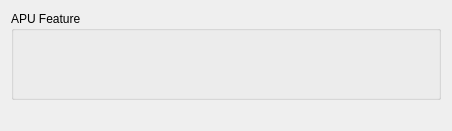
     <widget class="QWidget" name="tab" >
      <attribute name="title" >
       <string>APU</string>
      </attribute>
      <layout class="QVBoxLayout" >
       <item>
        <widget class="QGroupBox" name="groupBox35" >
         <property name="title" >
          <string>APU Feature</string>
         </property>
         <layout class="QVBoxLayout" >
          <item>
           <widget class="MdtGui::LabeledTextbox" name="mdtGui_LabeledTextbox37" >
            <property name="Label" >
             <string>APU Controller Configuration Register Value</string>
            </property>
            <property name="LabelTooltip" >
             <string>&lt;qt>17-bit value specifying the initial state for 17 bits of the 32-bit APU controller configuration register (see manual).&lt;/qt></string>
            </property>
            <property name="Key" >
             <string>C_APU_CONTROL</string>
            </property>
           </widget>
          </item>
          <item>
           <layout class="QHBoxLayout" >
            <item>
             <widget class="MdtGui::LabeledTextbox" name="mdtGui_LabeledTextbox58" >
              <property name="Label" >
               <string>UDI Configuration Register 0 Value</string>
              </property>
              <property name="LabelTooltip" >
               <string>&lt;qt>24-bit value specifying the initial state for 24 bits of the 32-bit UDI configuration register #1 (see manual).&lt;/qt></string>
              </property>
              <property name="Key" >
               <string>C_APU_UDI_0</string>
              </property>
             </widget>
            </item>
            <item>
             <widget class="MdtGui::LabeledTextbox" name="mdtGui_LabeledTextbox38" >
              <property name="Label" >
               <string>UDI Configuration Register 1 Value</string>
              </property>
              <property name="LabelTooltip" >
               <string>&lt;qt>24-bit value specifying the initial state for 24 bits of the 32-bit UDI configuration register #1 (see manual).&lt;/qt></string>
              </property>
              <property name="Key" >
               <string>C_APU_UDI_1</string>
              </property>
             </widget>
            </item>
           </layout>
          </item>
          <item>
           <layout class="QHBoxLayout" >
            <item>
             <widget class="MdtGui::LabeledTextbox" name="mdtGui_LabeledTextbox38_2" >
              <property name="Label" >
               <string>UDI Configuration Register 2 Value</string>
              </property>
              <property name="LabelTooltip" >
               <string>&lt;qt>24-bit value specifying the initial state for 24 bits of the 32-bit UDI configuration register #2 (see manual).&lt;/qt></string>
              </property>
              <property name="Key" >
               <string>C_APU_UDI_2</string>
              </property>
             </widget>
            </item>
            <item>
             <widget class="MdtGui::LabeledTextbox" name="mdtGui_LabeledTextbox38_2_2" >
              <property name="Label" >
               <string>UDI Configuration Register 3 Value</string>
              </property>
              <property name="LabelTooltip" >
               <string>&lt;qt>24-bit value specifying the initial state for 24 bits of the 32-bit UDI configuration register #3 (see manual).&lt;/qt></string>
              </property>
              <property name="Key" >
               <string>C_APU_UDI_3</string>
              </property>
             </widget>
            </item>
           </layout>
          </item>
          <item>
           <layout class="QHBoxLayout" >
            <item>
             <widget class="MdtGui::LabeledTextbox" name="mdtGui_LabeledTextbox38_2_2_2" >
              <property name="Label" >
               <string>UDI Configuration Register 4 Value</string>
              </property>
              <property name="LabelTooltip" >
               <string>&lt;qt>24-bit value specifying the initial state for 24 bits of the 32-bit UDI configuration register #4 (see manual).&lt;/qt></string>
              </property>
              <property name="Key" >
               <string>C_APU_UDI_4</string>
              </property>
             </widget>
            </item>
            <item>
             <widget class="MdtGui::LabeledTextbox" name="mdtGui_LabeledTextbox38_2_2_2_2" >
              <property name="Label" >
               <string>UDI Configuration Register 5 Value</string>
              </property>
              <property name="LabelTooltip" >
               <string>&lt;qt>24-bit value specifying the initial state for 24 bits of the 32-bit UDI configuration register #5 (see manual).&lt;/qt></string>
              </property>
              <property name="Key" >
               <string>C_APU_UDI_5</string>
              </property>
             </widget>
            </item>
           </layout>
          </item>
          <item>
           <layout class="QHBoxLayout" >
            <item>
             <widget class="MdtGui::LabeledTextbox" name="mdtGui_LabeledTextbox38_2_2_2_2_2" >
              <property name="Label" >
               <string>UDI Configuration Register 6 Value</string>
              </property>
              <property name="LabelTooltip" >
               <string>&lt;qt>24-bit value specifying the initial state for 24 bits of the 32-bit UDI configuration register #6 (see manual).&lt;/qt></string>
              </property>
              <property name="Key" >
               <string>C_APU_UDI_6</string>
              </property>
             </widget>
            </item>
            <item>
             <widget class="MdtGui::LabeledTextbox" name="mdtGui_LabeledTextbox38_2_2_2_2_2_2" >
              <property name="Label" >
               <string>UDI Configuration Register 7 Value</string>
              </property>
              <property name="LabelTooltip" >
               <string>&lt;qt>24-bit value specifying the initial state for 24 bits of the 32-bit UDI configuration register #7 (see manual).&lt;/qt></string>
              </property>
              <property name="Key" >
               <string>C_APU_UDI_7</string>
              </property>
             </widget>
            </item>
           </layout>
          </item>
          <item>
           <layout class="QHBoxLayout" >
            <item>
             <widget class="MdtGui::LabeledTextbox" name="mdtGui_LabeledTextbox38_2_2_2_2_2_2_2" >
              <property name="Label" >
               <string>UDI Configuration Register 8 Value</string>
              </property>
              <property name="LabelTooltip" >
               <string>&lt;qt>24-bit value specifying the initial state for 24 bits of the 32-bit UDI configuration register #8 (see manual).&lt;/qt></string>
              </property>
              <property name="Key" >
               <string>C_APU_UDI_8</string>
              </property>
             </widget>
            </item>
            <item>
             <widget class="MdtGui::LabeledTextbox" name="mdtGui_LabeledTextbox38_2_2_2_2_2_2_2_2" >
              <property name="Label" >
               <string>UDI Configuration Register 9 Value</string>
              </property>
              <property name="LabelTooltip" >
               <string>&lt;qt>24-bit value specifying the initial state for 24 bits of the 32-bit UDI configuration register #8 (see manual).&lt;/qt></string>
              </property>
              <property name="Key" >
               <string>C_APU_UDI_9</string>
              </property>
             </widget>
            </item>
           </layout>
          </item>
          <item>
           <layout class="QHBoxLayout" >
            <item>
             <widget class="MdtGui::LabeledTextbox" name="mdtGui_LabeledTextbox38_2_2_2_2_2_2_2_2_2" >
              <property name="Label" >
               <string>UDI Configuration Register 10 Value</string>
              </property>
              <property name="LabelTooltip" >
               <string>&lt;qt>24-bit value specifying the initial state for 24 bits of the 32-bit UDI configuration register #8 (see manual).&lt;/qt></string>
              </property>
              <property name="Key" >
               <string>C_APU_UDI_10</string>
              </property>
             </widget>
            </item>
            <item>
             <widget class="MdtGui::LabeledTextbox" name="mdtGui_LabeledTextbox38_2_2_2_2_2_2_2_2_3" >
              <property name="Label" >
               <string>UDI Configuration Register 11 Value</string>
              </property>
              <property name="LabelTooltip" >
               <string>&lt;qt>24-bit value specifying the initial state for 24 bits of the 32-bit UDI configuration register #8 (see manual).&lt;/qt></string>
              </property>
              <property name="Key" >
               <string>C_APU_UDI_11</string>
              </property>
             </widget>
            </item>
           </layout>
          </item>
          <item>
           <layout class="QHBoxLayout" >
            <item>
             <widget class="MdtGui::LabeledTextbox" name="mdtGui_LabeledTextbox38_2_2_2_2_2_2_2_2_4" >
              <property name="Label" >
               <string>UDI Configuration Register 12 Value</string>
              </property>
              <property name="LabelTooltip" >
               <string>&lt;qt>24-bit value specifying the initial state for 24 bits of the 32-bit UDI configuration register #8 (see manual).&lt;/qt></string>
              </property>
              <property name="Key" >
               <string>C_APU_UDI_12</string>
              </property>
             </widget>
            </item>
            <item>
             <widget class="MdtGui::LabeledTextbox" name="mdtGui_LabeledTextbox38_2_2_2_2_2_2_2_2_5" >
              <property name="Label" >
               <string>UDI Configuration Register 13 Value</string>
              </property>
              <property name="LabelTooltip" >
               <string>&lt;qt>24-bit value specifying the initial state for 24 bits of the 32-bit UDI configuration register #8 (see manual).&lt;/qt></string>
              </property>
              <property name="Key" >
               <string>C_APU_UDI_13</string>
              </property>
             </widget>
            </item>
           </layout>
          </item>
          <item>
           <layout class="QHBoxLayout" >
            <item>
             <widget class="MdtGui::LabeledTextbox" name="mdtGui_LabeledTextbox38_2_2_2_2_2_2_2_2_6" >
              <property name="Label" >
               <string>UDI Configuration Register 14 Value</string>
              </property>
              <property name="LabelTooltip" >
               <string>&lt;qt>24-bit value specifying the initial state for 24 bits of the 32-bit UDI configuration register #8 (see manual).&lt;/qt></string>
              </property>
              <property name="Key" >
               <string>C_APU_UDI_14</string>
              </property>
             </widget>
            </item>
            <item>
             <widget class="MdtGui::LabeledTextbox" name="mdtGui_LabeledTextbox38_2_2_2_2_2_2_2_2_7" >
              <property name="Label" >
               <string>UDI Configuration Register 15 Value</string>
              </property>
              <property name="LabelTooltip" >
               <string>&lt;qt>24-bit value specifying the initial state for 24 bits of the 32-bit UDI configuration register #8 (see manual).&lt;/qt></string>
              </property>
              <property name="Key" >
               <string>C_APU_UDI_15</string>
              </property>
             </widget>
            </item>
           </layout>
          </item>
         </layout>
        </widget>
       </item>
       <item>
        <spacer>
         <property name="orientation" >
          <enum>Qt::Vertical</enum>
         </property>
         <property name="sizeType" >
          <enum>QSizePolicy::Expanding</enum>
         </property>
         <property name="sizeHint" >
          <size>
           <width>430</width>
           <height>20</height>
          </size>
         </property>
        </spacer>
       </item>
      </layout>
     </widget>
